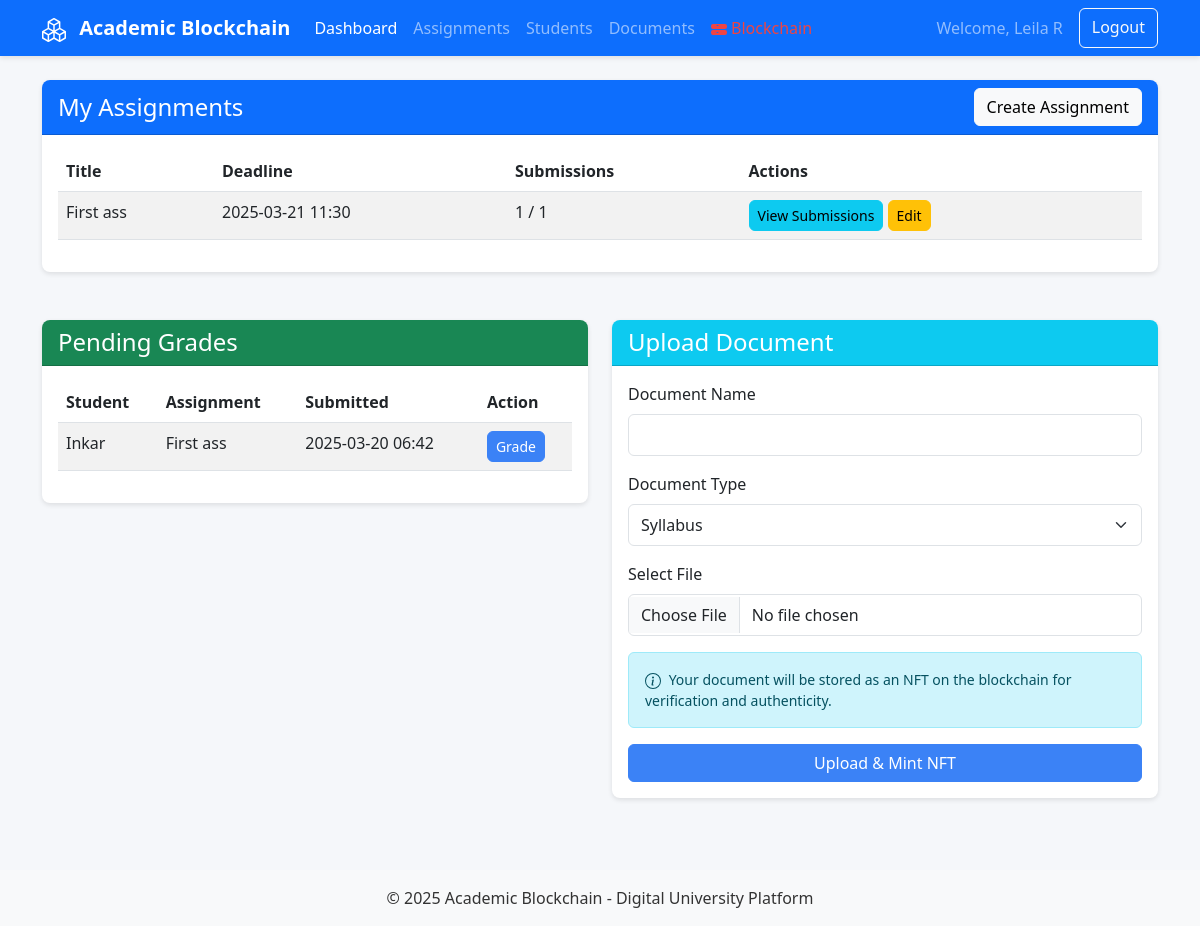
Screenshot of /teacher/dashboard (signed in) with the database file from the repository.
### models/user.py (models this page shows, shortened)
class User(db.Model):
    id = db.Column(db.Integer, primary_key=True)
    name = db.Column(db.String(100), nullable=False)
    email = db.Column(db.String(100), unique=True, nullable=False)
    password_hash = db.Column(db.String(255), nullable=False)
    role = db.Column(db.String(20), nullable=False)  # 'student' or 'teacher'
    blockchain_address = db.Column(db.String(42), nullable=True)  # Ethereum address
    blockchain_wallet_address = db.Column(db.String(42), nullable=True)  # Specific user wallet
    blockchain_nonce = db.Column(db.Integer, default=0)  # For additional security
    photo = db.Column(db.String(255), nullable=True)
    created_at = db.Column(db.DateTime, default=datetime.utcnow)
    last_login = db.Column(db.DateTime, nullable=True)
    total_tokens_earned = db.Column(db.Float, default=0)
    total_tokens_spent = db.Column(db.Float, default=0)
    assignments = db.relationship('Assignment', backref='teacher', lazy=True)
    submissions = db.relationship('Submission', backref='user', lazy=True)
    documents = db.relationship('Document', backref='owner', lazy=True)
    token_transactions = db.relationship('TokenTransaction', backref='user', lazy=True)

### models/assignment.py (models this page shows, shortened)
class Assignment(db.Model):
    id = db.Column(db.Integer, primary_key=True)
    title = db.Column(db.String(100), nullable=False)
    description = db.Column(db.Text, nullable=False)
    deadline = db.Column(db.DateTime, nullable=False)
    teacher_id = db.Column(db.Integer, db.ForeignKey('user.id'), nullable=False)
    created_at = db.Column(db.DateTime, default=datetime.utcnow)
    submissions = db.relationship('Submission', backref='assignment_ref', lazy=True)

### models/submission.py (models this page shows, shortened)
class Submission(db.Model):
    id = db.Column(db.Integer, primary_key=True)
    assignment_id = db.Column(db.Integer, db.ForeignKey('assignment.id'), nullable=False)
    student_id = db.Column(db.Integer, db.ForeignKey('user.id'), nullable=False)
    document_id = db.Column(db.Integer, db.ForeignKey('document.id'), nullable=False)
    submitted_at = db.Column(db.DateTime, default=datetime.utcnow)
    status = db.Column(db.String(20), default='submitted')  # 'submitted', 'graded', 'returned'
    grade = db.Column(db.String(10), nullable=True)
    feedback = db.Column(db.Text, nullable=True)
    graded_at = db.Column(db.DateTime, nullable=True)
    grade_tx = db.Column(db.String(66), nullable=True)  # Transaction hash for grading
    blockchain_verified = db.Column(db.Boolean, default=False)
    grade_verified = db.Column(db.Boolean, default=False)  # New field to track grade verification
    tokens_earned = db.Column(db.Float, default=0)
    assignment = db.relationship('Assignment')  # No backref here
    student = db.relationship('User', backref='student_submissions')
    document = db.relationship('Document')  # No backref here

### controllers/teacher.py (the view)
@teacher.route('/dashboard')
def dashboard():
    user = User.query.get(session['user_id'])
    assignments = Assignment.query.filter_by(teacher_id=user.id).all()
    for assignment in assignments:
        assignment.submission_count = Submission.query.filter_by(assignment_id=assignment.id).count()
        assignment.student_count = User.query.filter_by(role='student').count()
    pending_submissions = Submission.query.join(Assignment).filter(
        Assignment.teacher_id == user.id,
        Submission.status == 'submitted'
    ).order_by(Submission.submitted_at.desc()).limit(10).all()
    return render_template(
        'teacher/dashboard.html',
        user=user,
        assignments=assignments,
        pending_submissions=pending_submissions
    )

### controllers/teacher.py (called while the page is built)
@teacher.before_request
def check_teacher():
    if 'user_id' not in session or session['role'] != 'teacher':
        flash('Please log in as a teacher to access this page', 'warning')
        return redirect(url_for('auth.login'))

### templates/teacher/dashboard.html (shortened to what this page needs)
{% extends "layout.html" %}
{% block content %}
<div class="row mb-4">
    <div class="col-md-12">
        <div class="card">
            <div class="card-header d-flex justify-content-between align-items-center bg-primary text-white">
                <h4 class="mb-0">My Assignments</h4>
                <a href="{{ url_for('teacher.create_assignment') }}" class="btn btn-light">Create Assignment</a>
            </div>
            <div class="card-body">
                {% if assignments %}
                <div class="table-responsive">
                    <table class="table table-striped">
                        <thead>
                        <tr>
                            <th>Title</th>
                            <th>Deadline</th>
                            <th>Submissions</th>
                            <th>Actions</th>
                        </tr>
                        </thead>
                        <tbody>
                        {% for assignment in assignments %}
                        <tr>
                            <td>{{ assignment.title }}</td>
                            <td>{{ assignment.deadline.strftime('%Y-%m-%d %H:%M') }}</td>
                            <td>{{ assignment.submission_count }} / {{ assignment.student_count }}</td>
                            <td>
                                <a href="{{ url_for('teacher.view_submissions', assignment_id=assignment.id) }}" class="btn btn-sm btn-info">View Submissions</a>
                                <a href="{{ url_for('teacher.edit_assignment', assignment_id=assignment.id) }}" class="btn btn-sm btn-warning">Edit</a>
                            </td>
                        </tr>
                        {% endfor %}
                        </tbody>
                    </table>
                </div>
                {% else %}
                <div class="text-center py-4">
                    <p>No assignments created yet.</p>
                    <a href="{{ url_for('teacher.create_assignment') }}" class="btn btn-primary">Create Your First Assignment</a>
                </div>
                {% endif %}
            </div>
        </div>
    </div>
</div>
<div class="row">
    <div class="col-md-6">
        <div class="card">
            <div class="card-header bg-success text-white">
                <h4 class="mb-0">Pending Grades</h4>
            </div>
            <div class="card-body">
                {% if pending_submissions %}
                <div class="table-responsive">
                    <table class="table table-striped">
                        <thead>
                        <tr>
                            <th>Student</th>
                            <th>Assignment</th>
                            <th>Submitted</th>
                            <th>Action</th>
                        </tr>
                        </thead>
                        <tbody>
                        {% for submission in pending_submissions %}
                        <tr>
                            <td>{{ submission.student.name }}</td>
                            <td>{{ submission.assignment.title }}</td>
                            <td>{{ submission.submitted_at.strftime('%Y-%m-%d %H:%M') }}</td>
                            <td>
                                <a href="{{ url_for('teacher.grade_submission', submission_id=submission.id) }}" class="btn btn-sm btn-primary">Grade</a>
                            </td>
                        </tr>
                        {% endfor %}
                        </tbody>
                    </table>
                </div>
                {% else %}
                <p class="text-center py-3">No pending submissions to grade.</p>
                {% endif %}
            </div>
        </div>
    </div>
    <div class="col-md-6">
        <div class="card">
            <div class="card-header bg-info text-white">
                <h4 class="mb-0">Upload Document</h4>
            </div>
            <div class="card-body">
                <form action="{{ url_for('teacher.upload_document') }}" method="POST" enctype="multipart/form-data">
                    <div class="mb-3">
                        <label for="document-name" class="form-label">Document Name</label>
                        <input type="text" class="form-control" id="document-name" name="document_name" required>
                    </div>
                    <div class="mb-3">
                        <label for="document-type" class="form-label">Document Type</label>
                        <select class="form-select" id="document-type" name="document_type" required>
                            <option value="syllabus">Syllabus</option>
                        </select>
                    </div>
                    <div class="mb-3">
                        <label for="file" class="form-label">Select File</label>
                        <input type="file" class="form-control" id="file" name="file" required>
                    </div>
                    <div class="alert alert-info small">
                        Your document will be stored as an NFT on the blockchain for verification and authenticity.
                    </div>
                    <div class="d-grid">
                        <button type="submit" class="btn btn-primary">Upload & Mint NFT</button>
                    </div>
                </form>
            </div>
        </div>
    </div>
</div>
{% endblock %}

### templates/layout.html (shortened to what this page needs)
<!DOCTYPE html>
<html lang="en">
<head>
    <link rel="stylesheet" href="https://cdn.jsdelivr.net/npm/bootstrap@5.3.0/dist/css/bootstrap.min.css">
    <link rel="stylesheet" href="{{ url_for('static', filename='css/style.css') }}">
</head>
<body>
{% block navbar %}
<nav class="navbar navbar-expand-lg navbar-dark bg-primary">
    <div class="container">
        <a class="navbar-brand" href="{{ url_for('auth.index') }}">
            Academic Blockchain
        </a>
        <div class="collapse navbar-collapse" id="navbarNav">
            <ul class="navbar-nav me-auto">
                {% if session.user_id %}
                {% if session.role == 'student' %}
                <li class="nav-item">
                    <a class="nav-link {% if request.endpoint == 'student.dashboard' %}active{% endif %}" href="{{ url_for('student.dashboard') }}">Dashboard</a>
                </li>
                <li class="nav-item">
                    <a class="nav-link {% if request.endpoint == 'student.view_assignments' %}active{% endif %}" href="{{ url_for('student.view_assignments') }}">Assignments</a>
                </li>
                <li class="nav-item">
                    <a class="nav-link {% if request.endpoint == 'student.view_documents' %}active{% endif %}" href="{{ url_for('student.view_documents') }}">My Documents</a>
                </li>
                <li class="nav-item">
                    <a class="nav-link {% if request.endpoint == 'student.view_tokens' %}active{% endif %}" href="{{ url_for('student.view_tokens') }}">My Tokens</a>
                </li>
                {% elif session.role == 'teacher' %}
                <li class="nav-item">
                    <a class="nav-link {% if request.endpoint == 'teacher.dashboard' %}active{% endif %}" href="{{ url_for('teacher.dashboard') }}">Dashboard</a>
                </li>
                <li class="nav-item">
                    <a class="nav-link {% if request.endpoint == 'teacher.manage_assignments' %}active{% endif %}" href="{{ url_for('teacher.manage_assignments') }}">Assignments</a>
                </li>
                <li class="nav-item">
                    <a class="nav-link {% if request.endpoint == 'teacher.view_students' %}active{% endif %}" href="{{ url_for('teacher.view_students') }}">Students</a>
                </li>
                <li class="nav-item">
                    <a class="nav-link {% if request.endpoint == 'teacher.view_documents' %}active{% endif %}" href="{{ url_for('teacher.view_documents') }}">Documents</a>
                </li>
                {% endif %}
                <li class="nav-item">
                    <a class="nav-link {% if request.endpoint == 'blockchain.blockchain_status' %}active{% endif %}" href="{{ url_for('blockchain.blockchain_status') }}">
                        <span id="blockchain-status-indicator" class="blockchain-status-unknown">
                            Blockchain
                        </span>
                    </a>
                </li>
                {% endif %}
            </ul>
            <div class="d-flex">
                {% if session.user_id %}
                <span class="navbar-text me-3">Welcome, {{ session.name }}</span>
                <a href="{{ url_for('auth.logout') }}" class="btn btn-outline-light">Logout</a>
                {% else %}
                <a href="{{ url_for('auth.login') }}" class="btn btn-outline-light me-2">Login</a>
                <a href="{{ url_for('auth.register') }}" class="btn btn-light">Register</a>
                {% endif %}
            </div>
        </div>
    </div>
</nav>
{% endblock %}
<div class="container mt-4">
    {% block content %}{% endblock %}
</div>
{% block footer %}
<footer class="bg-light py-3 mt-5">
    <div class="container text-center">
        <p class="mb-0">&copy; 2025 Academic Blockchain - Digital University Platform</p>
    </div>
</footer>
{% endblock %}
</body>
</html>

### static/css/style.css (style rules this page uses)
body { font-family: 'Segoe UI', Roboto, 'Helvetica Neue', Arial, sans-serif; background-color: #f5f7fa; color: #333; }
.card { border-radius: 0.5rem; box-shadow: 0 2px 5px rgba(0, 0, 0, 0.1); border: none; margin-bottom: 1.5rem; }
.card-header { border-radius: 0.5rem 0.5rem 0 0 !important; font-weight: 500; }
.btn { border-radius: 0.375rem; font-weight: 500; }
.btn-primary { background-color: #3b82f6; border-color: #3b82f6; }
.navbar { box-shadow: 0 2px 5px rgba(0, 0, 0, 0.1); }
.navbar-brand { font-weight: 600; }
.table-responsive { border-radius: 0.5rem; overflow: hidden; }
.form-control, .form-select { border-radius: 0.375rem; padding: 0.5rem 0.75rem; }
footer { background-color: #f8f9fa; margin-top: 2rem; padding: 1rem 0; }

### templates/layout.html (style rules this page uses)
.blockchain-status-error { color: #ef4444; }

### rows the page displays
User: name "Leila R"
Assignment: title "First ass", deadline "2025-03-21 11:30", submission_count "1", student_count "1"
Submission: student.name "Inkar", assignment "First ass", submitted_at "2025-03-20 06:42"
